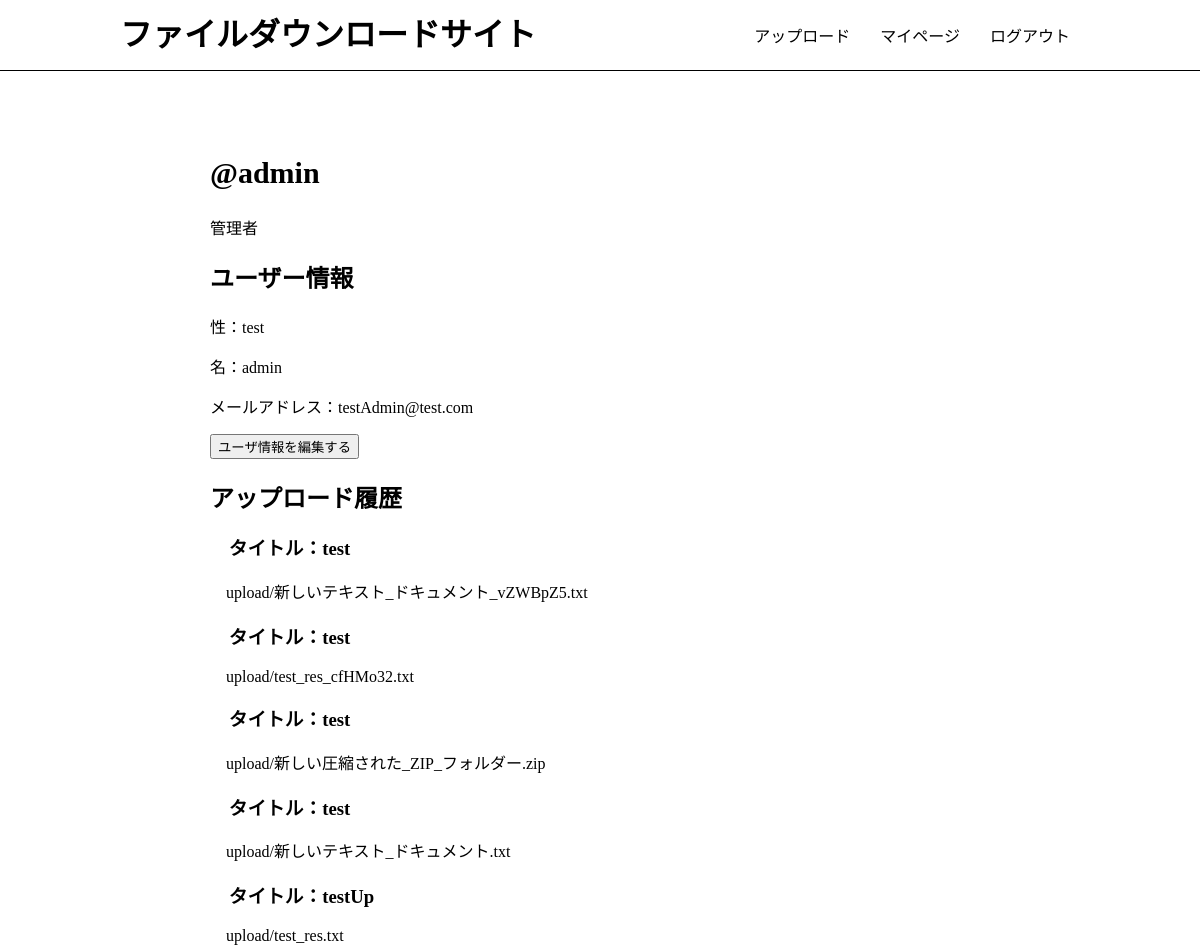
/users/1/ (signed in), run on the app's committed database.
### app/models.py (models this page shows)
class File(models.Model):
    title = models.CharField(max_length=150)
    comment = models.TextField(blank=True)
    file = models.FileField(upload_to = 'upload')
    user = models.ForeignKey(User, on_delete=models.CASCADE)
    created_at = models.DateTimeField(auto_now=True)
    def __str__(self):
        return self.title

### app/views.py (the view)
# urls.py: path('users/<int:pk>/', views.users_detail, name='users_detail'),
@login_required
def users_detail(request, pk):
    user = get_object_or_404(User, pk=pk)
    files = user.file_set.all().order_by('-created_at')
    return render(request, 'app/users_detail.html', {'user': user, 'files':files})

### app/templates/app/users_detail.html (shortened to what this page needs)
{% extends 'app/base.html' %}
{% block content %}
<h2 class="user-name">@{{ user.username }}</h2>
{% if user.is_superuser %}
  {% if user == request.user %}
    <p>管理者</p>
    <h2>ユーザー情報</h2>
    <p>性：{{ user.first_name }} <p>
    <p>名：{{ user.last_name }} </p>
    <p>メールアドレス：{{ user.email }}</p>
    {% if user == request.user %}
      <button><a href="{% url 'app:users_edit' user.pk %}">ユーザ情報を編集する</a></button>
    {% endif %}
    <br>
    <h2>アップロード履歴<h2>
    {% for files in files %}
      <h3><a href="{% url 'app:files_detail' files.pk %}">&emsp;タイトル：{{ files }}</a></h3>
      <a href="{{ files.file.url }}" download="{{ files.name }}">&emsp;{{ files.file.name }}</a>
    {% endfor %}
  {% endif %}
{% endif %}
{% endblock %}

### static/css/style.css (style rules this page uses)
html, body { margin: 0; }
a { text-decoration: none; color: #000; }
.user-name { font-size: 30px; }

### data on the page
File: title "test", file.name "upload/新しいテキスト_ドキュメント_vZWBpZ5.txt"
File: title "test", file.name "upload/test_res_cfHMo32.txt"
File: title "test", file.name "upload/新しい圧縮された_ZIP_フォルダー.zip"
File: title "test", file.name "upload/新しいテキスト_ドキュメント.txt"
File: title "testUp", file.name "upload/test_res.txt"

### other printed values
{{ user.username }} "admin"
{{ user.first_name }} "test"
{{ user.last_name }} "admin"
{{ user.email }} "testAdmin@test.com"
